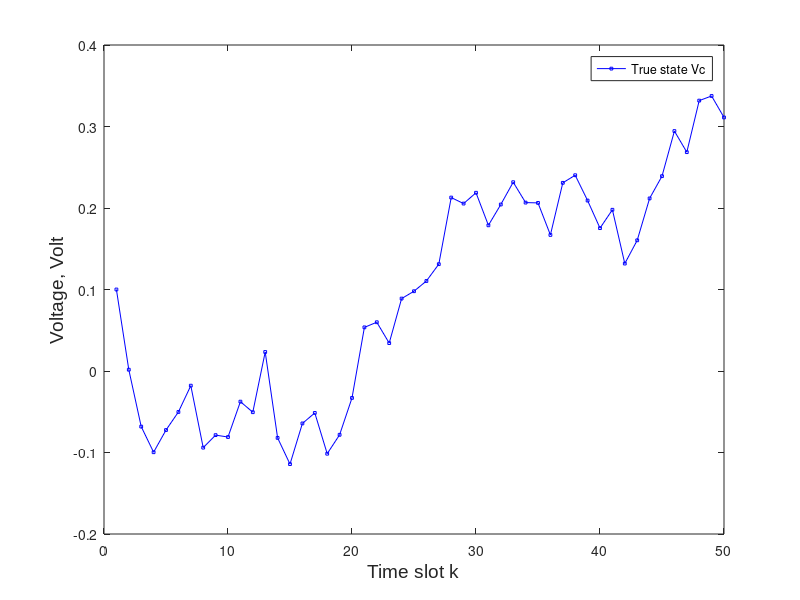

The MATLAB source for this figure:
clear all;
clc;
close all;
pnc = 0.0015;
onc = 0.005;
nov = 50;
xdim = 2;
odim = 2;
pnco = pnc*eye(xdim);
%omu = zeros(odim,1);
R = 273; C = 0.1; L = 233*0.000001;
A = [0, 1/C; -1/L, -R/L];
B = [0; 1/L];
step = 0.0000001;
A = eye(xdim) + step*A;
B = step*B;
C = eye(odim);
obs = zeros(odim,nov);
state = zeros(xdim,nov);
state(:,1) = [.1 1];
ucontrol = 0.0001*ones(1,nov);
pn = zeros(xdim,nov);

for n = 2:nov
    pn = sqrt(pnco)*randn(xdim,1);
    state(:,n) = A*state(:,n-1) + B*ucontrol(:,n-1)+pn;
    on = sqrt(onc)*randn(odim,1);
    obs(:,n) = C*state(:,n) + on;
end

figure(1)
plot(state(1,:),'-bs','MarkerSize',2)
legend('True state Vc');
xlabel('Time slot k','FontSize',14,'FontName','Arial')
ylabel('Voltage, Volt','FontSize',14,'FontName','Arial')